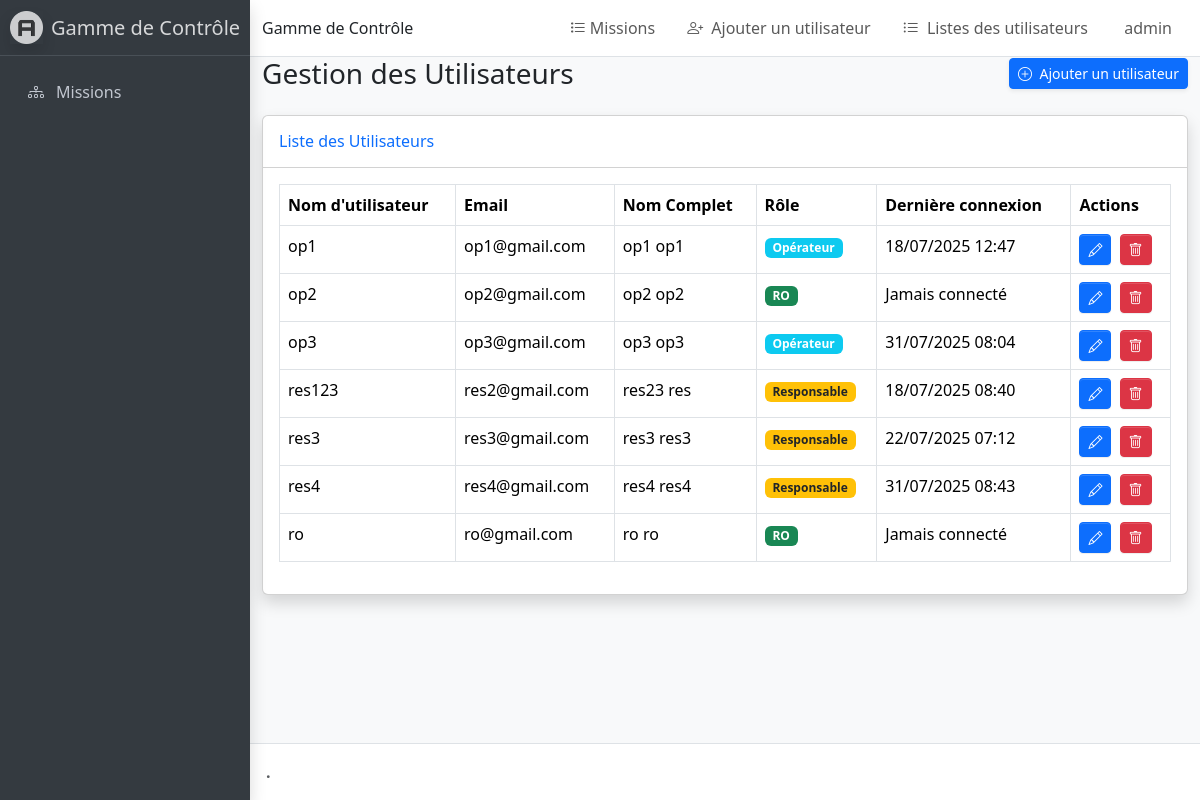
The page /gamme/user/list/ (signed in) on the database its author committed.
### Gamme/models.py (models this page shows, shortened)
class User(AbstractUser):
    is_admin = models.BooleanField(default=False, verbose_name='Admin')
    is_op = models.BooleanField(default=False, verbose_name='Opérateur')
    is_rs = models.BooleanField(default=False, verbose_name='Responsable')
    is_ro = models.BooleanField(default=False, verbose_name='RO')

### Gamme/views.py (the view)
# urls.py: path('gamme/user/list/', UserListView.as_view(), name='user_list'),
class UserListView(LoginRequiredMixin, ListView):
    model = User
    template_name = 'gamme/user_list.html'
    context_object_name = 'users'
    def get_queryset(self):
        return User.objects.filter(
            is_op=True
        ) | User.objects.filter(
            is_rs=True
        ) | User.objects.filter(
            is_ro=True
        ).order_by('username')
    def get_context_data(self, **kwargs):
        context = super().get_context_data(**kwargs)
        context['user_count'] = self.get_queryset().count()
        return context

### Gamme/templates/gamme/user_list.html (shortened to what this page needs)
{% extends 'Gamme/admin_base.html' %}
{% load static %}
{% block content %}
<div class="container-fluid">
    <div class="d-sm-flex align-items-center justify-content-between mb-4">
        <h1 class="h3 mb-0 text-gray-800">Gestion des Utilisateurs</h1>
        <a href="{% url 'Gamme:ajouter_utilisateur' %}" class="d-none d-sm-inline-block btn btn-sm btn-primary shadow-sm">
            <i class="bi bi-plus-circle me-1"></i> Ajouter un utilisateur
        </a>
    </div>
    <div class="card shadow mb-4">
        <div class="card-header py-3 d-flex justify-content-between align-items-center">
            <h6 class="m-0 font-weight-bold text-primary">Liste des Utilisateurs</h6>
        </div>
        <div class="card-body">
            <div class="table-responsive">
                <table class="table table-bordered" id="dataTable" width="100%" cellspacing="0">
                    <thead>
                        <tr>
                            <th>Nom d'utilisateur</th>
                            <th>Email</th>
                            <th>Nom Complet</th>
                            <th>Rôle</th>
                            <th>Dernière connexion</th>
                            <th>Actions</th>
                        </tr>
                    </thead>
                    <tbody>
                        {% for user in users %}
                        <tr>
                            <td>{{ user.username }}</td>
                            <td>{{ user.email }}</td>
                            <td>{{ user.get_full_name|default:"-" }}</td>
                            <td>
                                {% if user.is_superuser %}
                                    <span class="badge bg-danger">Administrateur</span>
                                {% elif user.is_rs %}
                                    <span class="badge bg-warning text-dark">Responsable</span>
                                {% elif user.is_ro %}
                                    <span class="badge bg-success text-white">RO</span>
                                {% elif user.is_op %}
                                    <span class="badge bg-info">Opérateur</span>
                                {% else %}
                                    <span class="badge bg-secondary">Utilisateur</span>
                                {% endif %}
                            </td>
                            <td>{{ user.last_login|date:"d/m/Y H:i"|default:"Jamais connecté" }}</td>
                            <td class="text-nowrap">
                                <a href="{% url 'Gamme:user_update' user.id %}" class="btn btn-sm btn-primary me-1" title="Modifier">
                                    <i class="bi bi-pencil"></i>
                                </a>
                                <button type="button" class="btn btn-sm btn-danger" title="Supprimer" data-bs-toggle="modal" data-bs-target="#deleteUserModal{{ user.id }}">
                                    <i class="bi bi-trash"></i>
                                </button>
                            </td>
                        </tr>
                        {% empty %}
                        <tr>
                            <td colspan="6" class="text-center">Aucun utilisateur trouvé</td>
                        </tr>
                        {% endfor %}
                    </tbody>
                </table>
            </div>
        </div>
    </div>
</div>
{% endblock %}

### templates/gamme/admin_base.html (shortened to what this page needs)
{% load static %}
<!doctype html>
<html lang="en">
  <head>
    <link rel="stylesheet" href="{% static 'gamme/dist/css/adminlte.min.css' %}">
    <link
      rel="stylesheet"
      href="https://cdn.jsdelivr.net/npm/@fontsource/source-sans-3@5.0.12/index.css"
      media="print"
      onload="this.media='all'"
    />
    <link
      rel="stylesheet"
      href="https://cdn.jsdelivr.net/npm/overlayscrollbars@2.11.0/styles/overlayscrollbars.min.css"
    />
    <link
      rel="stylesheet"
      href="https://cdn.jsdelivr.net/npm/bootstrap-icons@1.13.1/font/bootstrap-icons.min.css"
    />
    <link rel="stylesheet" href="./css/adminlte.css" />
    <link
      rel="stylesheet"
      href="https://cdn.jsdelivr.net/npm/apexcharts@3.37.1/dist/apexcharts.css"
    />
    <link rel="stylesheet" href="https://cdn.jsdelivr.net/npm/bootstrap-icons@1.11.1/font/bootstrap-icons.css">
    <link
      rel="stylesheet"
      href="https://cdn.jsdelivr.net/npm/jsvectormap@1.5.3/dist/css/jsvectormap.min.css"
    />
  </head>
  <body class="{% if not user.is_op %}layout-fixed sidebar-expand-lg sidebar-open{% endif %} bg-body-tertiary">
    <div class="app-wrapper">
<nav class="app-header navbar navbar-expand bg-body">
  <div class="container-fluid">
    <span class="brand-text fw-light">Gamme de Contrôle</span>
    <ul class="navbar-nav ms-auto">
      {% if not user.is_op %}
      <li class="nav-item">
        <a class="nav-link" href="{% url 'Gamme:missioncontrole_list' %}">
          <i class="bi bi-list-task me-1"></i>Missions
        </a>
      </li>
      <li class="nav-item">
        <a href="{% url 'Gamme:ajouter_utilisateur' %}" class="nav-link">
          <i class="bi bi-person-plus me-1"></i> Ajouter un utilisateur
        </a>
      </li>
      <li class="nav-item">
        <a href="{% url 'Gamme:user_list' %}" class="nav-link">
          <i class="bi bi-list-ul me-1"></i> Listes des utilisateurs
        </a>
      </li>
      {% endif %}
      <li class="nav-item dropdown user-menu">
        <a href="#" class="nav-link dropdown-toggle" data-bs-toggle="dropdown">
          <span class="d-none d-md-inline">{{user.username}}</span>
        </a>
      </li>
    </ul>
  </div>
</nav>
      {% if not user.is_op %}
      <aside class="app-sidebar bg-body-secondary shadow" data-bs-theme="dark">
        <div class="sidebar-brand">
          <a href="../index.html" class="brand-link">
            <img
              src="{% static 'gamme/dist/assets/img/AdminLTELogo.png' %}"
              alt="Gamme de Contrôle Logo"
              class="brand-image opacity-75 shadow"
            />
            <span class="brand-text fw-light">Gamme de Contrôle</span>
          </a>
        </div>
        <div class="sidebar-wrapper">
          <nav class="mt-2">
            <ul
              class="nav sidebar-menu flex-column"
              data-lte-toggle="treeview"
              role="navigation"
              aria-label="Main navigation"
              data-accordion="false"
              id="navigation"
            >
              <li class="nav-item">
                <a href="{% url 'Gamme:missioncontrole_list' %}" class="nav-link">
                  <i class="nav-icon bi bi-diagram-3"></i>
                  <p>
                    Missions
                  </p>
                </a>
              </li>
            </ul>
          </nav>
        </div>
      </aside>
      {% endif %}
      <main class="app-main">
      {% block content %}
      {% endblock %}
      </main>
      <footer class="app-footer">
        <strong>
          <a href="https://adminlte.io" class="text-decoration-none"></a>.
        </strong>
      </footer>
    </div>
  </body>
</html>

### rows shown on the page
User: username "admin"
User: username "op1", email "op1@gmail.com", get_full_name "op1 op1", is_superuser "Opérateur", last_login "18/07/2025 12:47"
User: username "op2", email "op2@gmail.com", get_full_name "op2 op2", is_superuser "RO", last_login "Jamais connecté"
User: username "op3", email "op3@gmail.com", get_full_name "op3 op3", is_superuser "Opérateur", last_login "31/07/2025 08:04"
User: username "res123", email "res2@gmail.com", get_full_name "res23 res", is_superuser "Responsable", last_login "18/07/2025 08:40"
User: username "res3", email "res3@gmail.com", get_full_name "res3 res3", is_superuser "Responsable", last_login "22/07/2025 07:12"
User: username "res4", email "res4@gmail.com", get_full_name "res4 res4", is_superuser "Responsable", last_login "31/07/2025 08:43"
User: username "ro", email "ro@gmail.com", get_full_name "ro ro", is_superuser "RO", last_login "Jamais connecté"
